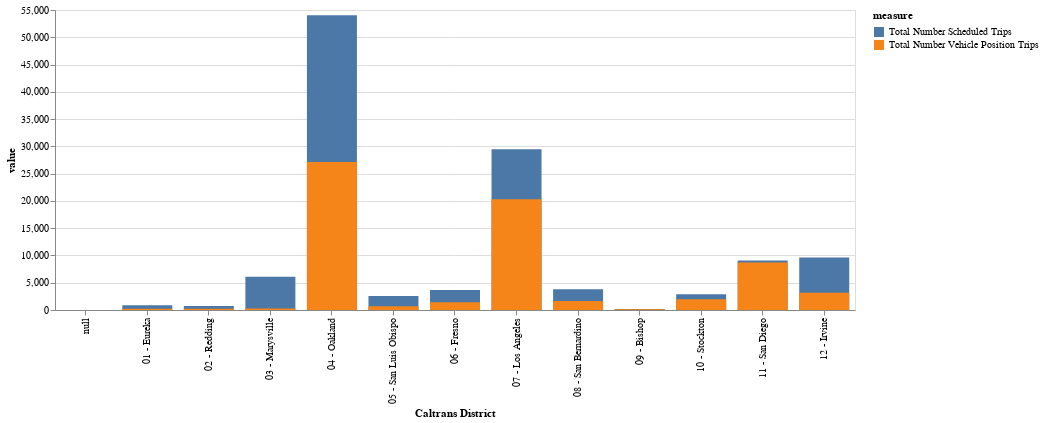

The code cell stored with this chart in its notebook:
### Code cell
display(HTML(f"<strong>Number of Scheduled and Vehicle Postion Trips in {district}</strong>"))

(utils.bar_chart_over_time((dist_avg_long),
                           'caltrans_district','value','measure',',f', 'x', '')).mark_bar(size=50).encode(y=alt.Y('value', stack = None,)).properties(width=800)

### Figure 1 — Vega-Lite specification as saved in the notebook (floating-point values rounded to 4 significant figures)
{"config": {"view": {"continuousWidth": 400, "continuousHeight": 300}}, "data": {"name": "data-f40561355d0c552ffd5846fdab4d5a18"}, "mark": {"type": "bar", "size": 50}, "encoding": {"color": {"field": "measure", "type": "nominal"}, "tooltip": [{"field": "caltrans_district", "title": "Caltrans District", "type": "nominal"}, {"field": "value", "title": "Value", "type": "quantitative"}], "x": {"field": "caltrans_district", "sort": "x", "title": "Caltrans District", "type": "nominal"}, "y": {"field": "value", "stack": null, "type": "quantitative"}}, "width": 800, "$schema": "https://vega.github.io/schema/vega-lite/v4.17.0.json", "datasets": {"data-f40561355d0c552ffd5846fdab4d5a18": [{"caltrans_district": null, "measure": "Total Number Scheduled Trips", "value": null}, {"caltrans_district": "05 - San Luis Obispo", "measure": "Total Number Scheduled Trips", "value": 2573.0}, {"caltrans_district": "07 - Los Angeles", "measure": "Total Number Scheduled Trips", "value": 29480.0}, {"caltrans_district": "04 - Oakland", "measure": "Total Number Scheduled Trips", "value": 54040.0}, {"caltrans_district": "10 - Stockton", "measure": "Total Number Scheduled Trips", "value": 2908.0}, {"caltrans_district": "03 - Marysville", "measure": "Total Number Scheduled Trips", "value": 6075.0}, {"caltrans_district": "11 - San Diego", "measure": "Total Number Scheduled Trips", "value": 9084.0}, {"caltrans_district": "02 - Redding", "measure": "Total Number Scheduled Trips", "value": 750.0}, {"caltrans_district": "08 - San Bernardino", "measure": "Total Number Scheduled Trips", "value": 3813.0}, {"caltrans_district": "06 - Fresno", "measure": "Total Number Scheduled Trips", "value": 3651.0}, {"caltrans_district": "09 - Bishop", "measure": "Total Number Scheduled Trips", "value": 186.0}, {"caltrans_district": "01 - Eureka", "measure": "Total Number Scheduled Trips", "value": 852.0}, {"caltrans_district": "12 - Irvine", "measure": "Total Number Scheduled Trips", "value": 9619.0}, {"caltrans_district": null, "measure": "Total Number Vehicle Position Trips", "value": null}, {"caltrans_district": "05 - San Luis Obispo", "measure": "Total Number Vehicle Position Trips", "value": 694.0}, {"caltrans_district": "07 - Los Angeles", "measure": "Total Number Vehicle Position Trips", "value": 20290.0}, {"caltrans_district": "04 - Oakland", "measure": "Total Number Vehicle Position Trips", "value": 27130.0}, {"caltrans_district": "10 - Stockton", "measure": "Total Number Vehicle Position Trips", "value": 1980.0}, {"caltrans_district": "03 - Marysville", "measure": "Total Number Vehicle Position Trips", "value": 259.0}, {"caltrans_district": "11 - San Diego", "measure": "Total Number Vehicle Position Trips", "value": 8692.0}, {"caltrans_district": "02 - Redding", "measure": "Total Number Vehicle Position Trips", "value": 222.0}, {"caltrans_district": "08 - San Bernardino", "measure": "Total Number Vehicle Position Trips", "value": 1657.0}, {"caltrans_district": "06 - Fresno", "measure": "Total Number Vehicle Position Trips", "value": 1429.0}, {"caltrans_district": "09 - Bishop", "measure": "Total Number Vehicle Position Trips", "value": 117.0}, {"caltrans_district": "01 - Eureka", "measure": "Total Number Vehicle Position Trips", "value": 218.0}, {"caltrans_district": "12 - Irvine", "measure": "Total Number Vehicle Position Trips", "value": 3171.0}]}}
